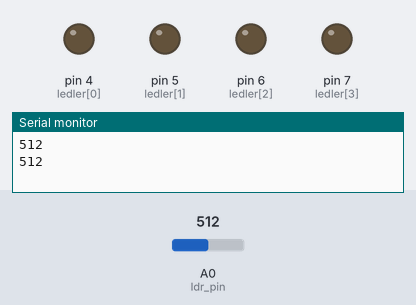
A sketch run on a simulated Arduino Uno, built with avr-gcc and run on an emulated ATmega328P. Shown: output pins drawn as LEDs (lit = HIGH), the last lines printed to the serial monitor. The test bench sets the inputs (shaded band); at power-on: A0 (ldr_pin) = 512.

Above: at 1.8 s.
1.9 s: A0 (ldr_pin) set to 716
At 3.1 s:
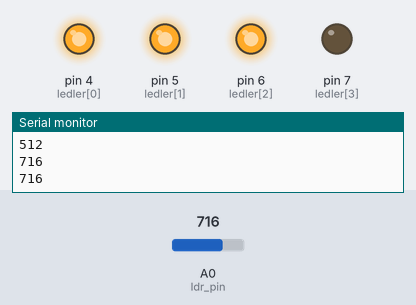
3.5 s: A0 (ldr_pin) set to 778
At 4.6 s:
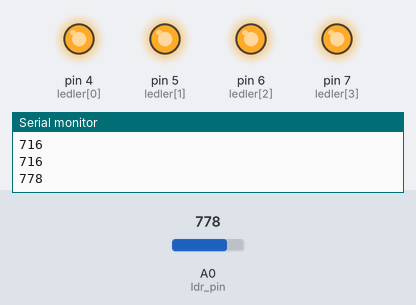
5.5 s: A0 (ldr_pin) set to 511
At 7.2 s:
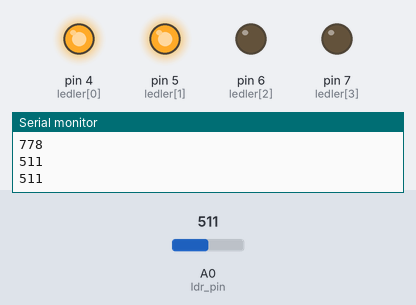
7.5 s: A0 (ldr_pin) set to 246
At 8.9 s:
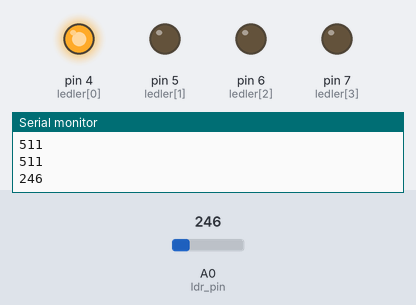
9.5 s: A0 (ldr_pin) set to 265
At 10.4 s:
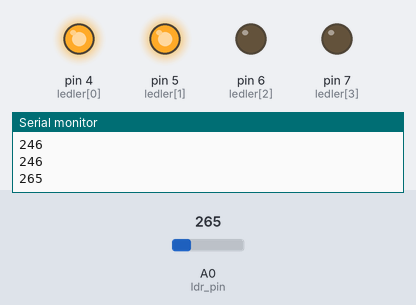
11.5 s: A0 (ldr_pin) set to 245
At 13.2 s:
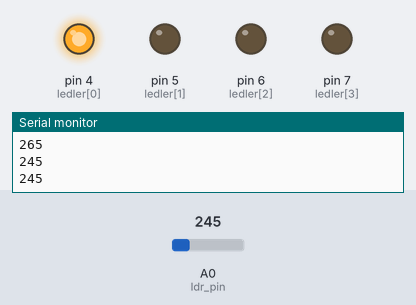
Timing chart, 0 to 14.5 s (numbered marks = the images above; inputs shaded):
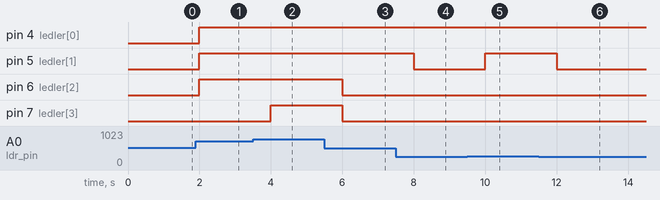

The sketch:

ldr.ino
```cpp
int ledler[] = {4, 5, 6, 7};
int led_sayisi = 4;
int ldr_pin = A0;
int deger = 0;

void setup()
{
  Serial.begin(9600);
  for (int i = 0 ; i < led_sayisi ; i++)
  {
    pinMode(ledler[i], OUTPUT);
  }
}

void loop()
{
  deger = analogRead(ldr_pin);
    if (deger > 0 && deger <= 1150)
    {
    digitalWrite(ledler[0], LOW);
    digitalWrite(ledler[1], LOW);
    digitalWrite(ledler[2], LOW);
    digitalWrite(ledler[3], LOW);
  }
  if (deger > 150 && deger <= 255)
  {
    digitalWrite(ledler[0], HIGH);
    digitalWrite(ledler[1], LOW);
    digitalWrite(ledler[2], LOW);
    digitalWrite(ledler[3], LOW);
  }
  if (deger > 256 && deger <= 511)
  {
    digitalWrite(ledler[0], HIGH);
    digitalWrite(ledler[1], HIGH);
    digitalWrite(ledler[2], LOW);
    digitalWrite(ledler[3], LOW);
  }
  if (deger > 512 && deger <= 767)
  {
    digitalWrite(ledler[0], HIGH);
    digitalWrite(ledler[1], HIGH);
    digitalWrite(ledler[2], HIGH);
    digitalWrite(ledler[3], LOW);
  }
  if (deger > 768 && deger <= 1023)
  {
    digitalWrite(ledler[0], HIGH);
    digitalWrite(ledler[1], HIGH);
    digitalWrite(ledler[2], HIGH);
    digitalWrite(ledler[3], HIGH);
  }

  Serial.println(deger);
  delay(1000);
}
```

Measured:
- after the input at 1.9 s, pin 4 (ledler[0]), pin 5 (ledler[1]), pin 6 (ledler[2]): LOW → HIGH after 0.10 s
- after the input at 3.5 s, pin 7 (ledler[3]): LOW → HIGH after 0.50 s
- after the input at 5.5 s, pin 6 (ledler[2]), pin 7 (ledler[3]): HIGH → LOW after 0.50 s
- after the input at 7.5 s, pin 5 (ledler[1]): HIGH → LOW after 0.50 s
- after the input at 9.5 s, pin 5 (ledler[1]): LOW → HIGH after 0.50 s
- after the input at 11.5 s, pin 5 (ledler[1]): HIGH → LOW after 0.50 s
